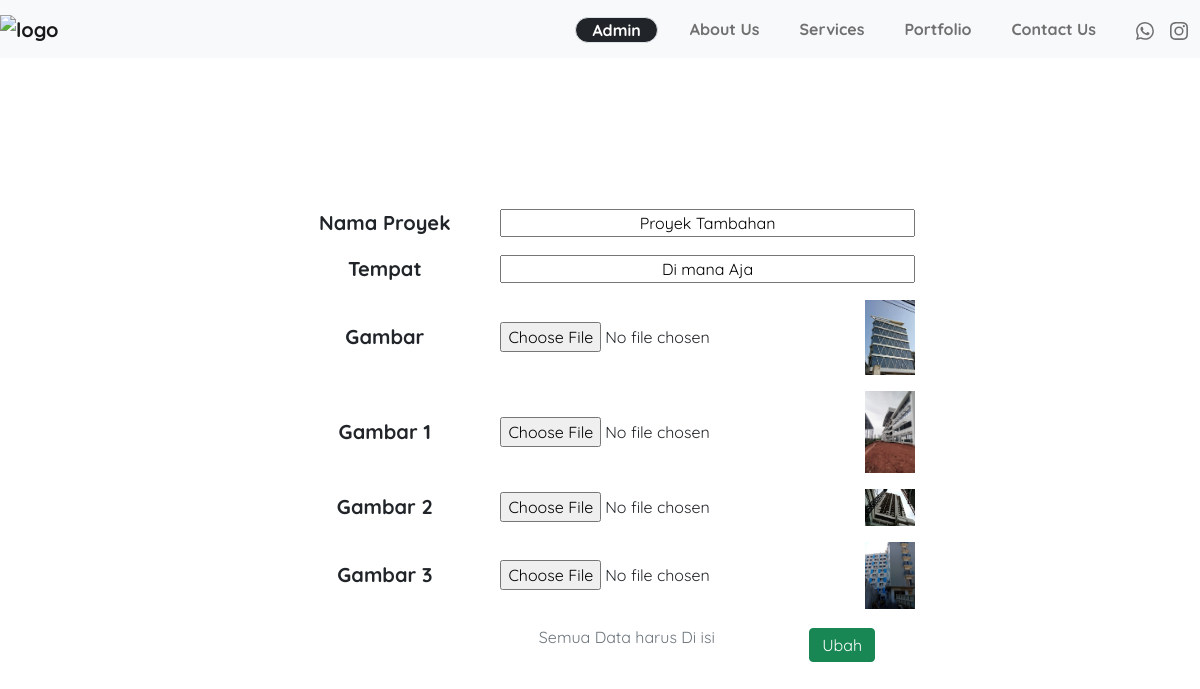
Screenshot of /ubah.php?id=18 (signed in) with the database file from the repository.
### tables this page shows
CREATE TABLE `project` (
  `id` int(11) NOT NULL,
  `nama` varchar(100) NOT NULL,
  `tempat` varchar(100) NOT NULL,
  `gambar` varchar(100) NOT NULL,
  `gambar1` varchar(100) NOT NULL,
  `gambar2` varchar(100) NOT NULL,
  `gambar3` varchar(100) NOT NULL
);

### functions.php (called while the page is built, shortened)
<?php
$conn = mysqli_connect("localhost","root","","romax");
function query($query){
    global $conn;
    $result = mysqli_query($conn , $query);
    $row = [];
    while($rows = mysqli_fetch_assoc($result)){
        $row [] = $rows;
    }
    return $row;
}

### ubah.php (the view, shortened to what this page needs)
<?php
require 'functions.php';
$id = $_GET["id"];
$project = query("SELECT * FROM project WHERE id = $id");
?>
<!DOCTYPE html>
<html lang="en">
<head>
    <link href="https://cdn.jsdelivr.net/npm/bootstrap@5.1.3/dist/css/bootstrap.min.css" rel="stylesheet">
    <link rel="stylesheet" href="style.css">
    <link rel="stylesheet" href="https://unpkg.com/aos@next/dist/aos.css" />
  </head>
  <body>
    <section>
    <nav class="navbar fixed-top navbar-expand-lg navbar-light bg-light">
        <a class="navbar-brand fw-bolder mx-auto" id="brand-name" href="index.html"><img src="img//logo.png" alt="logo" width="100"></a>
        <div class="collapse navbar-collapse" id="navbarNavDropdown">
          <ul class="navbar-nav fw-bold ms-auto">
          <?php if(isset($_SESSION["admin"])): ?>
              <li class="nav-item dropdown me-5 pt-2 me-auto px-1">
                <a
                  class="nav text-decoration-none text-white border border-black border-1  bg-dark px-3 rounded-pill"
                  href="#"
                  id="navbarDropdown"
                  role="button"
                  data-bs-toggle="dropdown"
                  aria-expanded="false"
                >
                  Admin
                </a>
              </li>
              <?php endif; ?>
            <li class="nav-item mx-auto pe-1">
              <a class="nav-link" aria-current="page" href="index.php#aboutus">About Us</a>
            </li>
            <li class="nav-item mx-auto pe-1">
              <a class="nav-link" href="index.php#services">Services</a>
            </li>
            <li class="nav-item mx-auto pe-1">
              <a class="nav-link" href="projects.php">Portfolio</a>
            </li>
            <li class="nav-item mx-auto pe-1">
              <a class="nav-link" href="index.php#contactus">Contact Us</a>
            </li>
            <li class="nav-item mx-auto pe-1 d-flex">
              <a class="nav-link px-2" href="https://api.whatsapp.com/send?phone=6281216057479"target="blank"></a>
              <a class="nav-link px-2" href="https://instagram.com/romax.id" target="blank">
              </a>
            </li>
          </ul>
        </div>
    </nav>
      <div class="container">
    <form action="" method = "post" enctype="multipart/form-data" id="form-ubah">
    <div class="container">
      <div
        class="rows justify-content-center d-flex form mx-auto"
        style="margin-top: 15vh"
      >
        <div class="col-4 p-2 justify-content-evenly d-flex align-items-center">
          <label for="nama" class="fw-bold fs-5">Nama Proyek</label>
        </div>
        <div class="col-8 p-2 justify-content-evenly d-flex align-items-center">
          <input required
            type="text"
            class="py-0 w-100 text-center"
            name="nama"
            id="nama"
            placeholder="Rumah / Apartement / Ruko"
            value = "<?=$project[0]["nama"]?>"
          />
        </div>
      </div>
      <div class="rows justify-content-center d-flex form mx-auto">
        <div class="col-4 p-2 justify-content-evenly d-flex align-items-center">
          <label for="tempat" class="fw-bold fs-5">Tempat</label>
        </div>
        <div class="col-8 p-2 justify-content-evenly d-flex align-items-center">
          <input required
            type="text"
            placeholder="tempat yang menarik"
            class="py-0 w-100 text-center"
            name="tempat"
            id="tempat"
            value = "<?=$project[0]["tempat"]?>"
          />
        </div>
      </div>
      <div class="rows justify-content-center d-flex form mx-auto">
        <div class="col-4 p-2 justify-content-evenly d-flex align-items-center">
          <label for="gambar" class="fw-bold fs-5">Gambar</label>
        </div>
        <div class="col-8 p-2 justify-content-evenly d-flex align-items-center">
          <input
            type="file"
            placeholder="Tempat , Kota"
            class="py-0 w-100 text-center"
            name="gambar"
            id="gambar"
          />
          <br>
          <img src="img/<?=$project[0]["gambar"]?>" alt="gambar3" width = "50">
        </div>
      </div>
      <?php if($project[0]["gambar1"]) :?>
      <div class="rows justify-content-center d-flex form mx-auto">
        <div class="col-4 p-2 justify-content-evenly d-flex align-items-center">
          <label for="gambar1" class="fw-bold fs-5">Gambar 1</label>
        </div>
        <div class="col-8 p-2 justify-content-evenly d-flex align-items-center">
          <input
            type="file"
            placeholder="Tempat , Kota"
            class="py-0 w-100 text-center"
            name="gambar1"
            id="gambar1"
          />
          <img src="img/<?=$project[0]["gambar1"]?>" alt="gambar1" width = "50">
        </div>
      </div>
      <?php endif; ?>
      <?php if($project[0]["gambar2"]) :?>
      <div class="rows justify-content-center d-flex form mx-auto">
        <div class="col-4 p-2 justify-content-evenly d-flex align-items-center">
          <label for="gambar2" class="fw-bold fs-5">Gambar 2</label>
        </div>
        <div class="col-8 p-2 justify-content-evenly d-flex align-items-center">
          <input
            type="file"
            placeholder="Tempat , Kota"
            class="py-0 w-100 text-center"
            name="gambar2"
            id="gambar2"
          />
            <img src="img/<?=$project[0]["gambar2"]?>" alt="gambar2" width = "50">
        </div>
      </div>
    <?php endif; ?>
    <?php if($project[0]["gambar3"]) :?>
      <div class="rows justify-content-center d-flex form mx-auto">
        <div class="col-4 p-2 justify-content-evenly d-flex align-items-center">
          <label for="gambar3" class="fw-bold fs-5">Gambar 3</label>
        </div>
        <div class="col-8 p-2 justify-content-evenly d-flex align-items-center">
          <input
            type="file"
            placeholder="Tempat , Kota"
            class="py-0 w-100 text-center"
            name="gambar3"
            id="gambar3"
          />
          <img src="img/<?=$project[0]["gambar3"]?>" alt="gambar3" width = "50">
        </div>
      </div>
    <?php endif; ?>
      <div class="rows justify-content-center d-flex form mx-auto">
        <div
          class="col-5 offset-4 p-2 justify-content-center d-flex align-items-center"
        >
          <p class="text-secondary">Semua Data harus Di isi</p>
        </div>
        <div class="col-3 p-2 justify-content-center d-flex align-items-center">
          <button
            type="ubah"
            name="ubah"
            id="ubah"
            class="btn btn-success py-1"
          >
            Ubah
          </button>
        </div>
      </div>
    </div>
            </form>
    </div>
  </body>
</html>

### style.css (style rules this page uses)
* { font-family: 'Quicksand', sans-serif; }
body { background-color: rgb(255, 255, 255); }
#brand-name { padding-left: 50px; }
#form-ubah { margin-top: 20vh; }
@media (min-width: 767.98px) { #form-ubah { width: 70%; margin: auto; margin-top: 25vh; } }
@media (min-width: 991.98px) { #form-ubah { width: 60%; margin: auto; margin-top: 25vh; } }
@media (min-width: 991.98px) { .nav-item { padding-left: 20px; } }
@media (min-width: 991.98px) { #brand-name { padding-left: 0; } }

### rows the page displays
project: nama "Proyek Tambahan", tempat "Di mana Aja", gambar (picture), gambar1 (picture), gambar2 (picture), gambar3 (picture)
